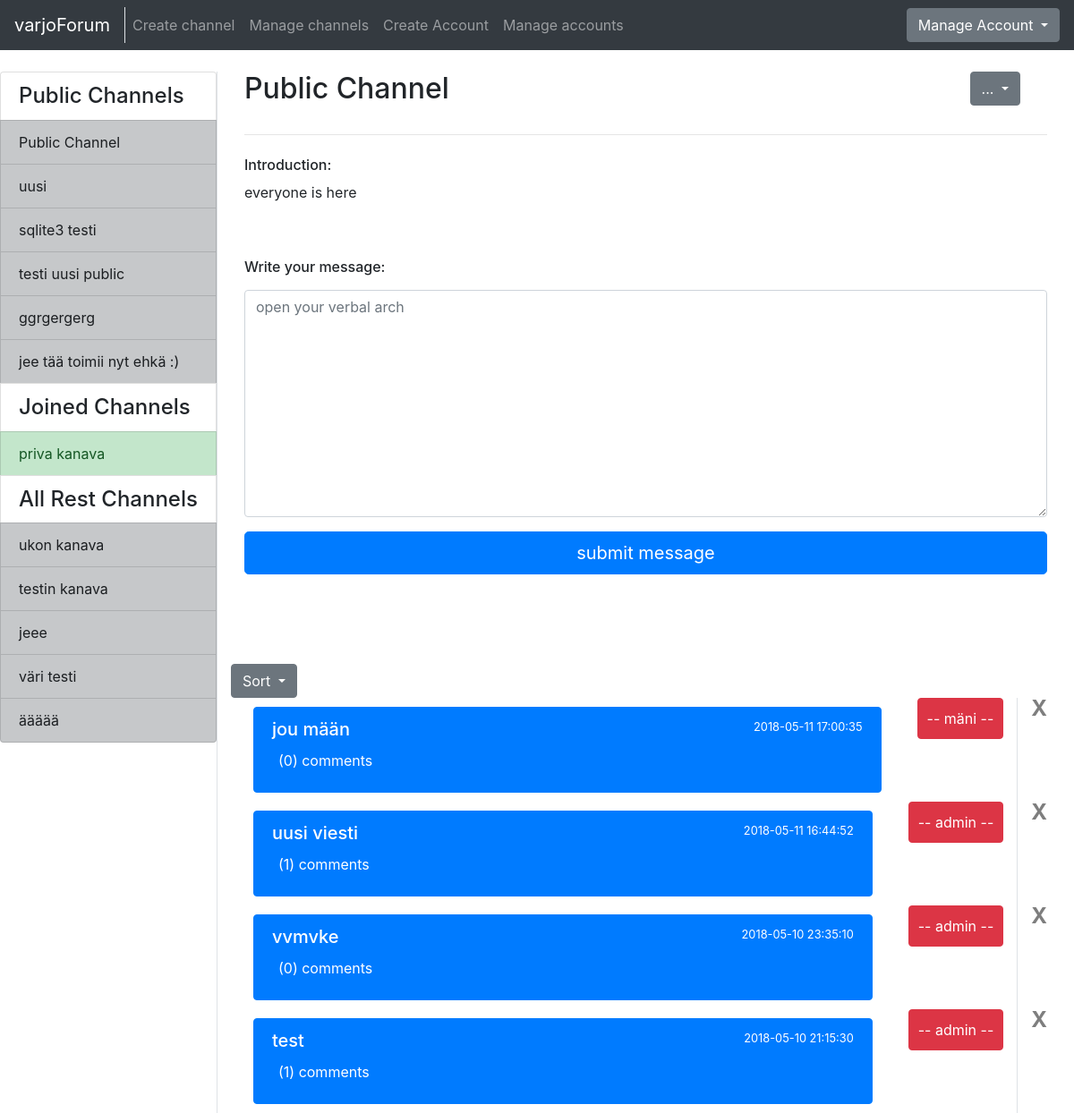
Screenshot of /channels/1/first/ (signed in) with the database file from the repository.
### application/channels/models.py (models this page shows, shortened)
class Channel(Base):
    name = db.Column(db.String(144), nullable=False)
    introduction = db.Column(db.Text, nullable=False)
    master_id = db.Column(db.Integer, nullable=False)
    public = db.Column(db.Boolean, nullable=False)
    messages = db.relationship("Message", backref='Channel', lazy=True)
    accounts = db.relationship('Account', secondary=accounts, lazy='subquery',
        backref=db.backref('channels', lazy=True))
    @staticmethod
    def get_my_channels(account_id):
        stmt = text("SELECT Channel.id, Channel.name, Channel.master_id"
                    " FROM Channel, Account, Accounts"
                    " WHERE Channel.id = Accounts.channel_id"
                    " AND Channel.public = False"
                    " AND Account.id = Accounts.account_id"
                    " AND Account.id = :account_id"
                    " ORDER BY Channel.name").params(account_id=account_id)
        res = db.engine.execute(stmt)
        response = []
        for row in res:
            response.append({"channel_id":row[0], "channel_name":row[1], "master_id":row[2]})
        return response
    @staticmethod
    def get_channels_where_not_in(account_id):
        stmt = text("SELECT channel.id, channel.name, channel.public"
                    " FROM Channel"
                    " WHERE Channel.id NOT IN ("
                        " SELECT Channel.id"
                            " FROM Channel, Account, Accounts"
                            " WHERE Channel.id = Accounts.channel_id"
                            " AND Account.id = Accounts.account_id"
                            " AND Account.id = :account_id"
                            " )").params(account_id=account_id)
        res = db.engine.execute(stmt)
        response = []
        for row in res:
            response.append({"id":row[0], "name":row[1], "public":row[2]})
        return response
    @staticmethod
    def is_joined(channel_id, account_id):
        stmt = text("SELECT Channel.id"
                    " FROM Channel, Account, Accounts"
                    " WHERE Channel.id = :channel_id"
                    " AND Channel.id = Accounts.channel_id"
                    " AND Account.id = :account_id"
                    " AND Account.id = Accounts.account_id").params(channel_id=channel_id, account_id=account_id)
        res = db.engine.execute(stmt)
        response = False
        for row in res:
            if row[0] == int(channel_id):
                response = True
        return response
    @staticmethod
    def get_all_publics():
        stmt = text("SELECT Channel.id, Channel.name"
                    " FROM Channel"
                    " WHERE Channel.public = True")
        res = db.engine.execute(stmt)
        response = []
        for row in res:
            response.append({"id":row[0], "name":row[1]})
        return response
    @staticmethod
    def count_accounts(channel_id):
        stmt = text("SELECT COUNT(*) FROM Accounts WHERE Accounts.channel_id = :channel_id").params(channel_id=channel_id)
        res = db.engine.execute(stmt)
        response = 0
        for row in res:
            response = row[0]
        print(response)
        return response

### application/messages/models.py (models this page shows, shortened)
class Message(Base):
    body = db.Column(db.Text, nullable=False)
    writer = db.Column(db.String(144), nullable=False)
    account_id = db.Column(db.Integer, db.ForeignKey('account.id'), nullable=False)
    channel_id = db.Column(db.Integer, db.ForeignKey('channel.id'), nullable=False)
    comments = db.relationship("Comment", backref='message', lazy=True)
    @staticmethod
    def count_how_many_comments_get_first(channel_id):
        stmt = text("SELECT Channel.id, Message.id, Channel.name, Message.body, COUNT(Comment.id), Message.writer, Message.date_created, Message.account_id"
                    " FROM Channel, Message"
                    " LEFT JOIN Comment ON Comment.message_id = Message.id"
                    " WHERE Channel.id = Message.channel_id"
                    " and Channel.id = :channel_id"
                    " GROUP BY Channel.id, Message.id"
                    " ORDER BY Message.date_created DESC").params(channel_id=channel_id)
        res = db.engine.execute(stmt)
        response = []
        for row in res:
            response.append({"channel_id":row[0],
                            "message_id":row[1],
                            "channel_name":row[2],
                            "body":row[3],
                            "comment_count":row[4],
                            "writer":row[5],
                            "date":row[6],
                            "account_id":row[7] })
        return response

### application/channels/views.py (the view)
@app.route("/channels/<channel_id>/<sort>/", methods=["GET"])
@login_required
def one_channel_index(channel_id, sort):
    query = []
    account_count = Channel.count_accounts(channel_id)
    if sort == 'first':
        query= Message.count_how_many_comments_get_first(channel_id)
    elif sort == 'last':
        query = Message.count_how_many_comments_get_last(channel_id)
    return render_template("channels/channel.html",
                            messageform = MessageForm(),
                            channel = Channel.query.get(channel_id),
                            que = query ,
                            my_channels=Channel.get_my_channels(current_user.id),
                            all_channels=Channel.get_channels_where_not_in(current_user.id),
                            allready_join = Channel.is_joined(channel_id, current_user.id),
                            public_channels=Channel.get_all_publics(),
                            account_count=account_count)

### application/messages/forms.py
class MessageForm(FlaskForm):
    body = TextAreaField("Write your message: ", [validators.Length(min=2)])
    class Meta:
        csrf = False

### application/__init__.py (called while the page is built)
@login_manager.user_loader
def load_user(account_id):
  return Account.query.get(account_id)

### application/templates/channels/channel.html (shortened to what this page needs)
{% extends "layout.html" %}
{% block body %}
<div class="container">
  <div class="row">
    <div class="col">
      <h2>{{ channel.name }}</h2>
    </div>
    {% if current_user.admin == True or current_user.id == channel.master_id %}
    <div class="col-md-auto">
      <div class="btn-group" role="group">
        <button id="btnGroupDrop2" type="button" class="btn btn-secondary dropdown-toggle" data-toggle="dropdown" aria-haspopup="true"
            aria-expanded="false">
          ...
        </button>
      </div>
    </div>
    {% endif %}
    <div class="col-md-auto">
    </div>
  </div>
  <hr class="my-4">
  <div class="row">
    <div class="col">
      <h6>Introduction:</h6>
      <p>{{ channel.introduction }}</p>
    </div>
  </div>
  <div class="row">
  </div>
  {% if allready_join == True or current_user.admin == True or channel.public == True %}
  <div class="row">
    <div class="col">
      {% if current_user.is_authenticated %}
        <form method="POST" action="{{ url_for('messages_create', channel_id=channel.id) }}" name="messageform"
            style="padding-bottom: 100px; padding-top: 30px">
          <div class="form-group">
            <h6>{{ messageform.body.label }}</h6>
            {{ messageform.body(class="form-control", rows=10, placeholder="open your verbal arch") }}
          </div>
          <button type="submit" class="btn btn-primary btn-lg btn-block" >submit message</button>
        </form>
      {% endif %}
      {% if not que %}
      <p>No messages yet</p>
      {% else %}
      <div class="row">
          <div class="btn-group" role="group">
            <button id="btnGroupDrop1" type="button" class="btn btn-secondary dropdown-toggle" data-toggle="dropdown" aria-haspopup="true"
                aria-expanded="false">
              Sort
            </button>
          </div>
      </div>
      {% endif %}
      {% for message in que %}
      <div class="row">
        <div class="col">
          <div class="list-group" style="padding: 10px">
            <a href="{{ url_for('message_index', channel_id=channel.id, message_id=message.message_id) }}"
                class="list-group-item list-group-item-action flex-column align-items-start active">
              <div class="d-flex w-100 justify-content-between">
                <h5 class="mb-1">{{ message.body }}</h5>
                <small>{{ message.date }}</small>
              </div>
              <p class="mb-1" style="padding: 7px">({{ message.comment_count }}) comments</p>
            </a>
          </div>
        </div>
        <div class="col-md-auto">
          <a href="#" class="btn btn-danger" style="padding: 10px">-- {{ message.writer }} --</a>
        </div>
        <div class="border-left">
          <div class="col-md-auto">
            {% if current_user.admin == True or current_user.id == message.account_id %}
            <form action="{{ url_for('delete_message', channel_id=channel.id, message_id=message.message_id) }}" method="POST">
              <button type="submit" class="close">X</button>
            </form>
            {% endif %}
          </div>
        </div>
      </div>
      {% endfor %}
    </div>
  </div>
  {% endif %}
</div>
{% endblock %}

### application/templates/layout.html (shortened to what this page needs)
<!DOCTYPE html>
  <html>
    <head>
      <link rel="stylesheet" href="https://maxcdn.bootstrapcdn.com/bootstrap/4.0.0/css/bootstrap.min.css">
    </head>
    <body>
      <nav class="navbar navbar-expand-md navbar-dark bg-dark mb-4">
        <div class="border-right">
          <a class="navbar-brand" href="{{ url_for('index') }}">varjoForum</a>
        </div>
        <div class="collapse navbar-collapse" id="navbarCollapse">
          <ul class="navbar-nav mr-auto">
            {% if current_user.is_authenticated %}
              <li class="nav-item">
                <a class="nav-link" href="{{ url_for('channels_create') }}">Create channel</a>
              </li>
            {% endif %}
            {% if current_user.admin == True %}
              <li class="nav-item">
                <a href="{{ url_for('channel_manager') }}" class="nav-link">Manage channels</a>
              </li>
              <li class="nav-item">
                <a href="{{ url_for('account_create') }}" class="nav-link">Create Account</a>
              </li>
              <li class="nav-item">
                <a class="nav-link" href="{{ url_for('account_list') }}">Manage accounts</a>
              </li>
            {% endif %}
          </ul>
            {% if current_user.is_authenticated %}
            <div class="btn-group">
              <button type="button" class="btn btn-secondary dropdown-toggle" data-toggle="dropdown" aria-haspopup="true" aria-expanded="false">
                  Manage Account
              </button>
            </div>
            {% else %}
            <a class="btn btn-success" href="{{ url_for('auth_login') }}">Login</a>
            {% endif %}
        </div>
      </nav>
      <div class="container-fluid" >
        <div class="row">
            <div class="border-right">
              <div class="col-sx" >
                <div style="float: left">
                  <div class="list-group">
                  {% if current_user.is_authenticated %}
                    <h4 class="list-group-item">Public Channels</h4>
                    {% for public in public_channels %}
                      <a href="{{ url_for('one_channel_index', channel_id=public.id, sort='first') }}"
                          class="list-group-item list-group-item-action list-group-item-dark">
                        {{ public.name }}
                      </a>
                    {% endfor %}
                    {% if my_channels %}
                      <h4 class="list-group-item">Joined Channels</h4>
                    {% endif %}
                    {% for my_channel in my_channels %}
                      {% if my_channel.master_id == current_user.id %}
                      <a href="{{ url_for('one_channel_index', channel_id=my_channel.channel_id, sort='first') }}"
                          class="list-group-item list-group-item-action list-group-item-success">
                        {{ my_channel.channel_name }}
                      </a>
                      {% else %}
                      <a href="{{ url_for('one_channel_index', channel_id=my_channel.channel_id, sort='first') }}"
                          class="list-group-item list-group-item-action list-group-item-dark">
                        {{ my_channel.channel_name }}
                      </a>
                      {% endif %}
                    {% endfor %}
                    <h4 class="list-group-item">All Rest Channels</h4>
                {% else %}
                {% if all_channels %}
                <h4 class="list-group-item">All Channels</h4>
                {% endif %}
                {% endif %}
                {% for channel in all_channels %}
                  {% if channel.public == False %}
                  <a href="{{ url_for('one_channel_index', channel_id=channel.id, sort='first') }}"
                      class="list-group-item list-group-item-action list-group-item-dark">
                    {{ channel.name }}
                  </a>
                  {% endif %}
                {% endfor %}
              </div>
              </div>
              </div>
          </div>
          <div class="col">
            {% block body %}{% endblock %}
          </div>
        </div>
    </body>
  </html>

### rows the page displays
Channel: name "Public Channel", introduction "everyone is here"
Channel: name "uusi"
Channel: name "sqlite3 testi"
Channel: name "testi uusi public"
Channel: name "ggrgergerg"
Channel: name "jee tää toimii nyt ehkä :)"
Channel: channel_name "priva kanava"
Channel: name "ukon kanava"
Channel: name "testin kanava"
Channel: name "jeee"
Channel: name "väri testi"
Channel: name "äääää"
Message: body "jou mään", date "2018-05-11 17:00:35", comment_count "0", writer "mäni"
Message: body "uusi viesti", date "2018-05-11 16:44:52", comment_count "1", writer "admin"
Message: body "vvmvke", date "2018-05-10 23:35:10", comment_count "0", writer "admin"
Message: body "test", date "2018-05-10 21:15:30", comment_count "1", writer "admin"

### other values shown
{{ messageform.body.label }} "Write your message:"
